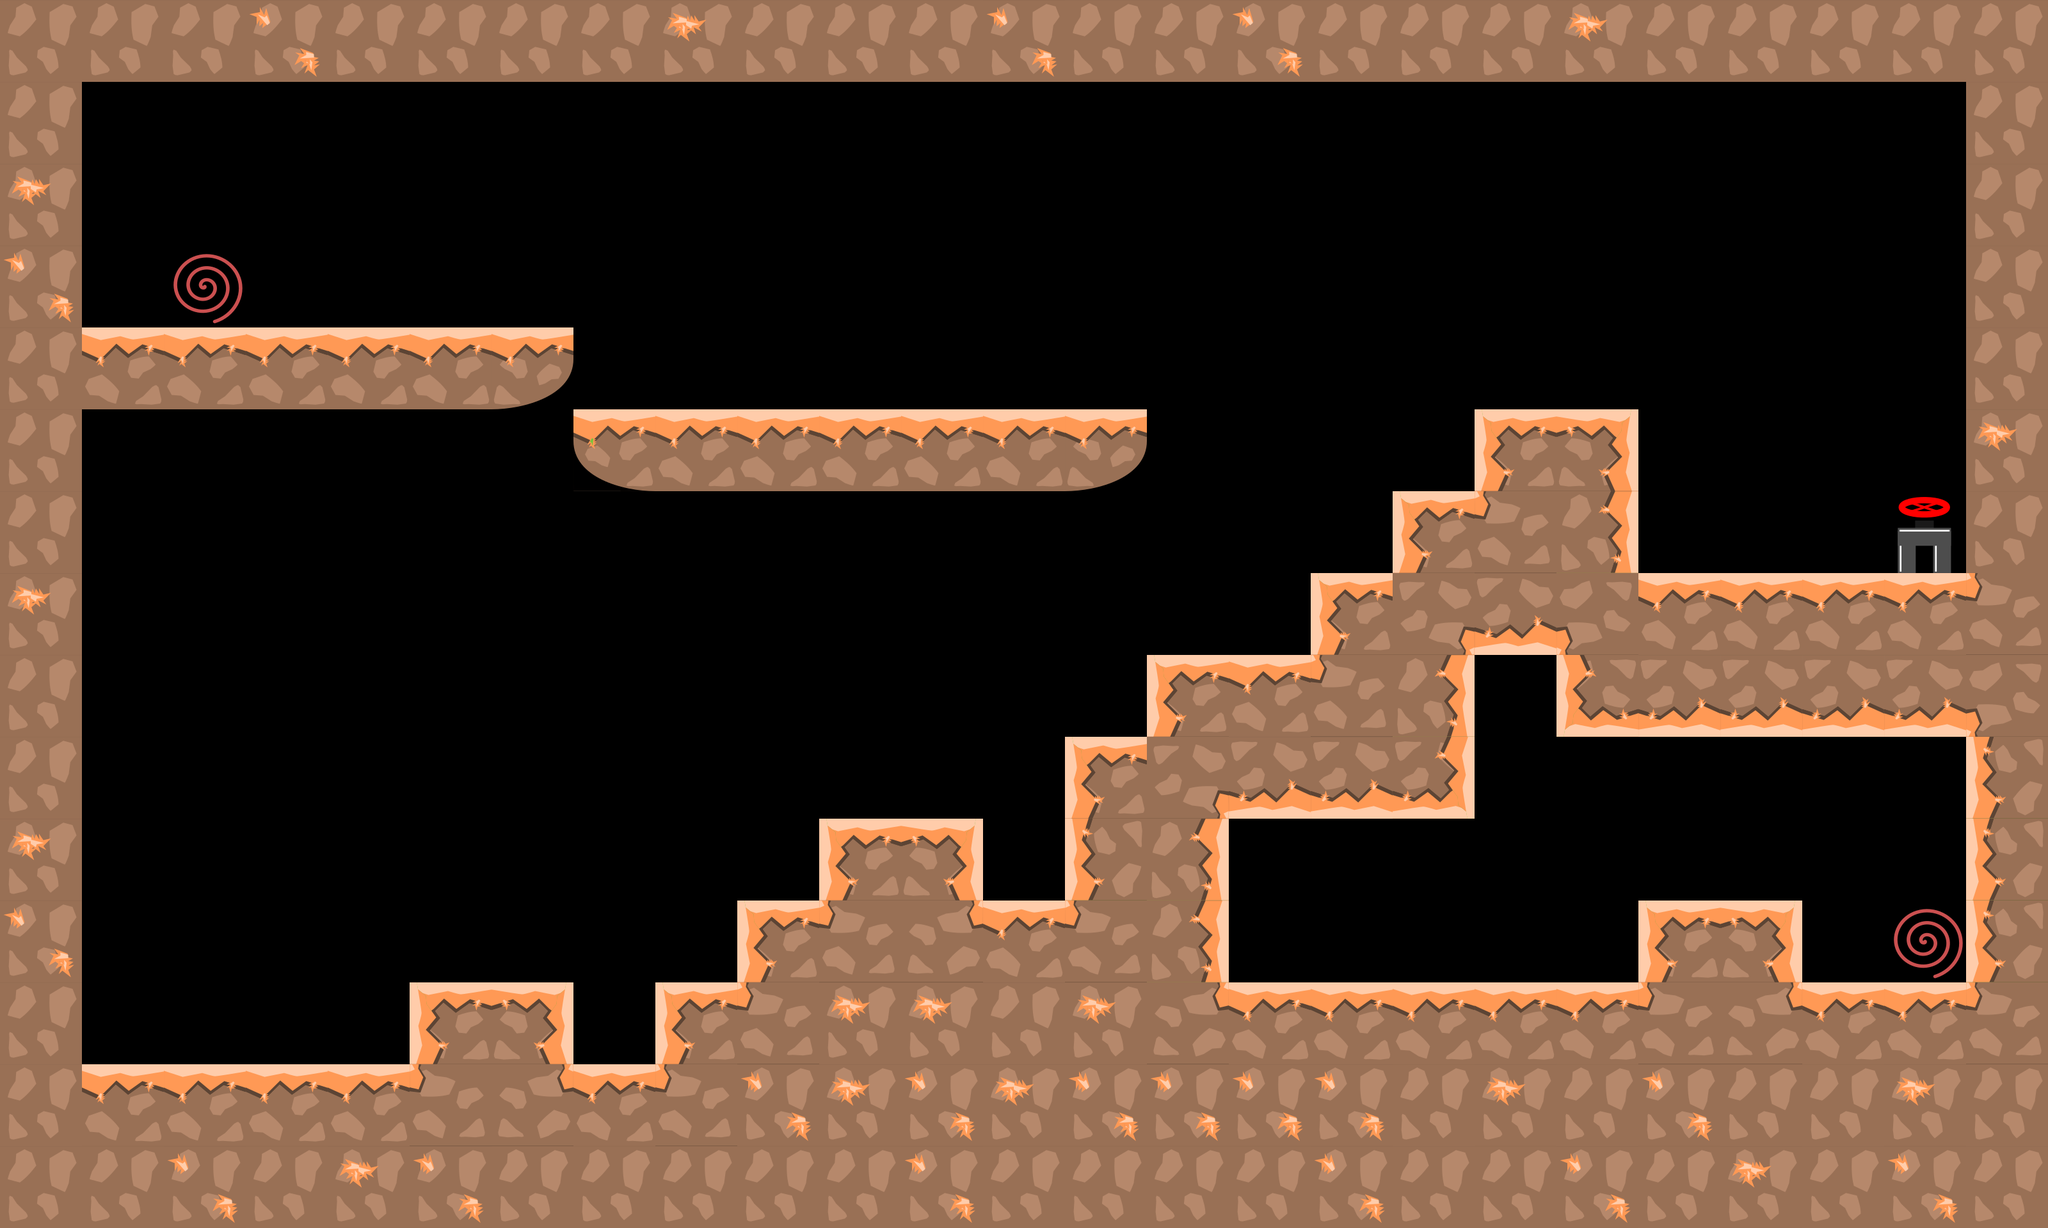

This game map was drawn from its Tiled (.tmx) file and the tilesets committed beside it. A one-line description and the trimmed map source follow:
An orthogonal 25x15 tile map with 128x128 px tiles, 1 tile layer (graphics), 6 tilesets and 38 objects.

<map version="1.0" tiledversion="1.1.1" orientation="orthogonal" renderorder="right-down" width="25" height="15" tilewidth="128" tileheight="128" infinite="0" nextobjectid="84">
 <tileset firstgid="1" source="tiles_128x128.tsx" />
 <tileset firstgid="37" source="tiles_128x128_green.tsx" />
 <tileset firstgid="73" source="tiles_128x128_purple.tsx" />
 <tileset firstgid="109" source="tiles_128x128_orange.tsx" />
 <tileset firstgid="145" source="tiles_oil_128x128.tsx" />
 <tileset firstgid="185" source="tiles_128x128_vines.tsx" />
 <layer name="graphics" width="25" height="15">
  <data>[375 cells, 172 non-empty, 20 distinct tile ids]</data>
 </layer>
 <objectgroup name="info" />
 <objectgroup name="blocks">
  <object id="1" x="8" y="1663.88" width="3196" height="248.122" />
  <object id="2" x="3072" y="4" width="112" height="1696" />
  <object id="3" x="64" y="52" width="64" height="1684" />
  <object id="4" x="8" y="4" width="3172" height="120" />
  <object id="58" x="128" y="512" width="768" height="128" />
  <object id="59" x="896" y="640" width="896" height="128" />
  <object id="60" x="640" y="1536" width="249.667" height="128" />
  <object id="61" x="1030.33" y="1536" width="121.667" height="128" />
  <object id="62" x="1152" y="1408" width="128" height="128" />
  <object id="63" x="1280" y="1280" width="256" height="128" />
  <object id="64" x="1536" y="1408" width="128" height="128" />
  <object id="65" x="1664" y="1152" width="128" height="384" />
  <object id="66" x="1792" y="1024" width="256" height="128" />
  <object id="67" x="2048" y="896" width="1024" height="128" />
  <object id="68" x="2176" y="768" width="128" height="128" />
  <object id="69" x="2304" y="640" width="256" height="256" />
  <object id="72" x="2432" y="1024" width="640" height="128" />
  <object id="73" x="2560" y="1408" width="256" height="128" />
  <object id="74" x="1920" y="1536" width="1152" height="128" />
  <object id="75" x="1792" y="1152" width="128" height="384" />
  <object id="76" x="1920" y="1152" width="384" height="128" />
  <object id="77" x="2176" y="1024" width="128" height="128" />
 </objectgroup>
 <objectgroup name="slope" />
 <objectgroup name="passBlock" />
 <objectgroup name="flowers">
  <object id="24" x="774.667" y="347.031" width="69.697" height="69.697">
   <ellipse />
  </object>
  <object id="26" x="480.975" y="350.061" width="69.697" height="69.697">
   <ellipse />
  </object>
  <object id="27" x="1127.28" y="479.638" width="69.697" height="69.697">
   <ellipse />
  </object>
  <object id="29" x="2659.76" y="716.486" width="69.697" height="69.697">
   <ellipse />
  </object>
  <object id="30" x="2402.19" y="465.335" width="69.697" height="69.697">
   <ellipse />
  </object>
  <object id="54" x="1560.61" y="1255.4" width="69.697" height="69.697">
   <ellipse />
  </object>
  <object id="55" x="1360.61" y="1085.7" width="69.697" height="69.697">
   <ellipse />
  </object>
  <object id="56" x="1881.82" y="840.244" width="69.697" height="69.697">
   <ellipse />
  </object>
  <object id="57" x="1496.97" y="479.638" width="69.697" height="69.697">
   <ellipse />
  </object>
  <object id="80" x="2004.97" y="1371.64" width="69.697" height="69.697">
   <ellipse />
  </object>
  <object id="81" x="2156.97" y="1355.64" width="69.697" height="69.697">
   <ellipse />
  </object>
  <object id="82" x="2324.97" y="1383.64" width="69.697" height="69.697">
   <ellipse />
  </object>
  <object id="83" x="2596.97" y="1259.64" width="69.697" height="69.697">
   <ellipse />
  </object>
 </objectgroup>
 <objectgroup name="end">
  <object id="44" x="2998.62" y="829.97">
   <ellipse />
  </object>
 </objectgroup>
 <objectgroup name="pushBlocks" />
 <objectgroup name="warp_a">
  <object id="78" x="279" y="412" width="74" height="72">
   <ellipse />
  </object>
 </objectgroup>
 <objectgroup name="warp_b">
  <object id="79" x="2971" y="1436" width="74" height="72">
   <ellipse />
  </object>
 </objectgroup>
</map>
